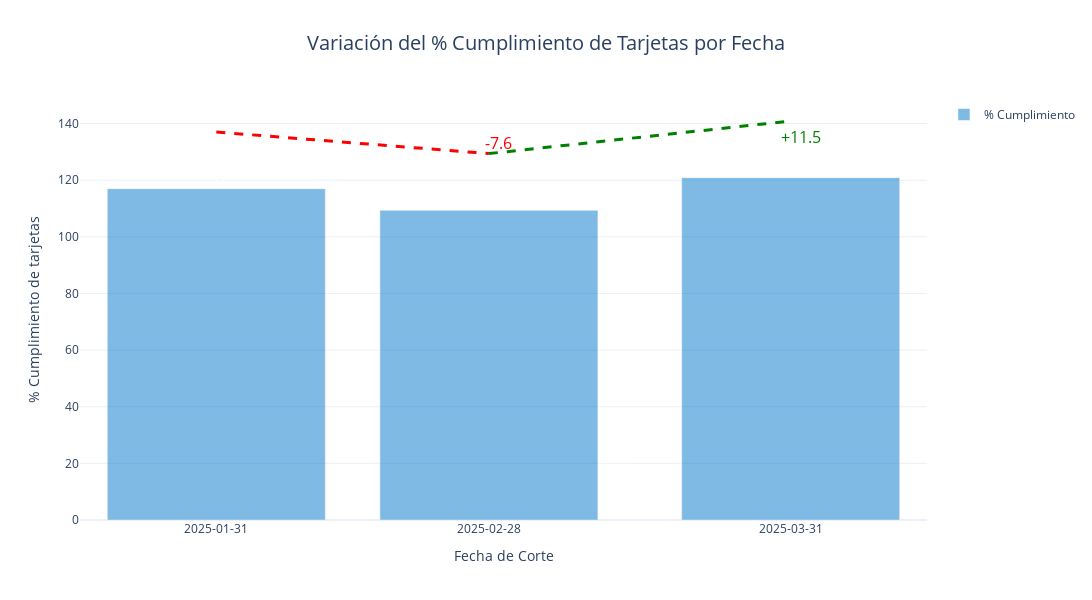
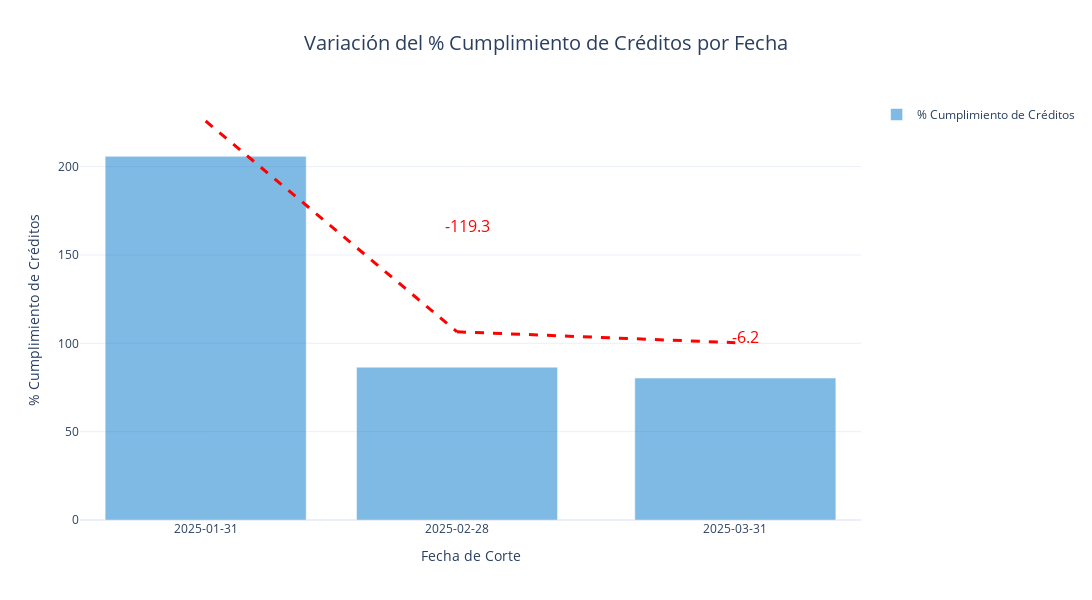
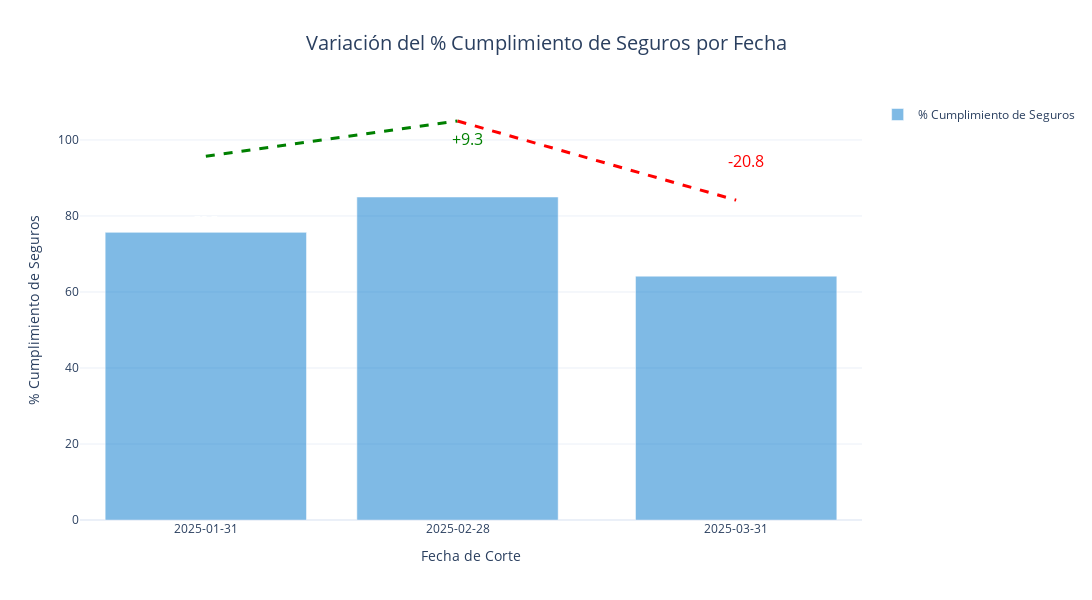
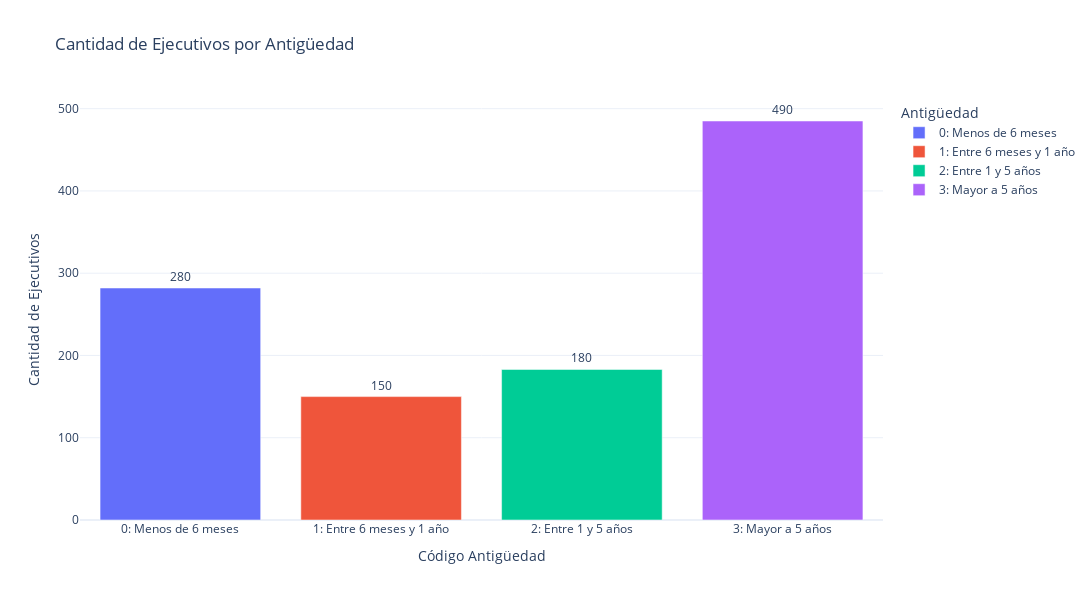

Notebook cell for these charts, in order:
### Markdown cell above
## Visualización con manejo de outliers

### Code cell
# Agrupar por fecha_corte para obtener el promedio de cumplimiento
grouped = df_activos.groupby('fecha_corte').agg({
    'cum tarjetas': 'mean',
    'cum seguros': 'mean',
    'cum creditos': 'mean',
    'Tarjetas': 'sum',
    'Seguros': 'sum',
    'Creditos': 'sum'
}).reset_index()

# Asegurarse de que la columna 'fecha_corte' esté en formato de fecha y formatearla a 'YYYY-MM-DD'
grouped['fecha_corte'] = pd.to_datetime(grouped['fecha_corte']).dt.strftime('%Y-%m-%d')

# Calcular la diferencia entre valores consecutivos de 'cum tarjetas'
grouped['diferencia'] = grouped['cum tarjetas'].diff()

# Crear una columna para determinar el color según incremento o disminución
grouped['color'] = grouped['diferencia'].apply(lambda x: 'Incremento' if x > 0 else 'Disminución' if x < 0 else 'Sin cambio')

print(grouped[['fecha_corte', 'cum tarjetas', 'diferencia', 'color']].head(10))

################## GRAFICA DE CUMPLIMIENTO TARJETAS ##################

fig = go.Figure()

# Agregar barras para el % Cumplimiento de tarjetas con color
fig.add_trace(
    go.Bar(
        x=grouped['fecha_corte'],
        y=grouped['cum tarjetas'],
        name='% Cumplimiento',
        text=grouped['cum tarjetas'].round(1),  # Etiquetas de datos
        textposition='outside',  # Posición de texto fuera (arriba de las barras)
        textfont=dict(color='white'),  # Etiquetas en color blanco
        marker_color='rgba(0, 119, 204, 0.5)'  # Color azul claro con opacidad
    )
)

# Definir un offset vertical para separar la serie de cambios de las barras
offset = 20

# Agregar líneas y anotaciones para mostrar incrementos y disminuciones, con offset
for i in range(1, len(grouped)):
    x0 = grouped['fecha_corte'].iloc[i-1]
    x1 = grouped['fecha_corte'].iloc[i]
    y0 = grouped['cum tarjetas'].iloc[i-1]
    y1 = grouped['cum tarjetas'].iloc[i]
    diff = grouped['diferencia'].iloc[i]
    
    # Color y texto según incremento o disminución
    color = 'green' if diff > 0 else 'red' if diff < 0 else 'gray'
    label = f'+{diff:.1f}' if diff > 0 else f'{diff:.1f}' if diff < 0 else '0.0'
    
    # Agregar línea desplazada verticalmente con el offset
    fig.add_trace(
        go.Scatter(
            x=[x0, x1],
            y=[y0 + offset, y1 + offset],
            mode='lines',
            line=dict(color=color, width=3, dash='dash'),
            showlegend=False
        )
    )
    
    # Agregar anotación para la diferencia, también con offset
    fig.add_annotation(
        x=x1,
        y=((y0 + y1) / 2) + offset,
        text=label,
        showarrow=False,
        font=dict(color=color, size=16),
        xshift=10
    )

# Actualizar el diseño
fig.update_layout(
    title=dict(
        text='Variación del % Cumplimiento de Tarjetas por Fecha',
        x=0.5,
        xanchor='center',
        font=dict(size=20)
    ),
    xaxis_title='Fecha de Corte',
    yaxis_title='% Cumplimiento de tarjetas',
    template='plotly_white',
    width=1200,
    height=600,
    xaxis=dict(
        tickmode='array',
        tickvals=grouped['fecha_corte'],
        ticktext=grouped['fecha_corte']
    ),
    showlegend=True
)

fig.show()

################## GRAFICA DE CUMPLIMIENTO CRÉDITOS ##################

fig_creditos = go.Figure()

# Agregar barras para el % Cumplimiento de créditos
fig_creditos.add_trace(
    go.Bar(
        x=grouped['fecha_corte'],
        y=grouped['cum creditos'],
        name='% Cumplimiento de Créditos',
        text=grouped['cum creditos'].round(1),
        textposition='outside',
        textfont=dict(color='white'),
        marker_color='rgba(0, 119, 204, 0.5)'
    )
)

# Definir un offset vertical para separar la serie de cambios de las barras
offset = 20

# Agregar líneas y anotaciones para mostrar incrementos y disminuciones, con offset
for i in range(1, len(grouped)):
    x0 = grouped['fecha_corte'].iloc[i-1]
    x1 = grouped['fecha_corte'].iloc[i]
    y0 = grouped['cum creditos'].iloc[i-1]
    y1 = grouped['cum creditos'].iloc[i]
    # Calcular la diferencia
    diff = y1 - y0
    # Color y texto según incremento o disminución
    color = 'green' if diff > 0 else 'red' if diff < 0 else 'gray'
    label = f'+{diff:.1f}' if diff > 0 else f'{diff:.1f}' if diff < 0 else '0.0'
    
    # Agregar línea desplazada verticalmente con el offset
    fig_creditos.add_trace(
        go.Scatter(
            x=[x0, x1],
            y=[y0 + offset, y1 + offset],
            mode='lines',
            line=dict(color=color, width=3, dash='dash'),
            showlegend=False
        )
    )
    
    # Agregar anotación para la diferencia, con offset
    fig_creditos.add_annotation(
        x=x1,
        y=((y0 + y1) / 2) + offset,
        text=label,
        showarrow=False,
        font=dict(color=color, size=16),
        xshift=10
    )

# Actualizar el diseño de la gráfica para créditos
fig_creditos.update_layout(
    title=dict(
        text='Variación del % Cumplimiento de Créditos por Fecha',
        x=0.5,
        xanchor='center',
        font=dict(size=20)
    ),
    xaxis_title='Fecha de Corte',
    yaxis_title='% Cumplimiento de Créditos',
    template='plotly_white',
    width=1200,
    height=600,
    xaxis=dict(
        tickmode='array',
        tickvals=grouped['fecha_corte'],
        ticktext=grouped['fecha_corte']
    ),
    showlegend=True
)

fig_creditos.show()


################## GRAFICA DE CUMPLIMIENTO SEGUROS ##################

fig_seguros = go.Figure()

# Agregar barras para el % Cumplimiento de seguros
fig_seguros.add_trace(
    go.Bar(
        x=grouped['fecha_corte'],
        y=grouped['cum seguros'],
        name='% Cumplimiento de Seguros',
        text=grouped['cum seguros'].round(1),
        textposition='outside',
        textfont=dict(color='white'),
        marker_color='rgba(0, 119, 204, 0.5)'
    )
)

# Definir un offset vertical para separar la serie de cambios de las barras
offset = 20

# Agregar líneas y anotaciones para mostrar incrementos y disminuciones, con offset
for i in range(1, len(grouped)):
    x0 = grouped['fecha_corte'].iloc[i-1]
    x1 = grouped['fecha_corte'].iloc[i]
    y0 = grouped['cum seguros'].iloc[i-1]
    y1 = grouped['cum seguros'].iloc[i]
    # Calcular la diferencia
    diff = y1 - y0
    # Color y texto según incremento o disminución
    color = 'green' if diff > 0 else 'red' if diff < 0 else 'gray'
    label = f'+{diff:.1f}' if diff > 0 else f'{diff:.1f}' if diff < 0 else '0.0'
    
    # Agregar línea desplazada verticalmente con el offset
    fig_seguros.add_trace(
        go.Scatter(
            x=[x0, x1],
            y=[y0 + offset, y1 + offset],
            mode='lines',
            line=dict(color=color, width=3, dash='dash'),
            showlegend=False
        )
    )
    
    # Agregar anotación para la diferencia, con offset
    fig_seguros.add_annotation(
        x=x1,
        y=((y0 + y1) / 2) + offset,
        text=label,
        showarrow=False,
        font=dict(color=color, size=16),
        xshift=10
    )

# Actualizar el diseño de la gráfica para seguros
fig_seguros.update_layout(
    title=dict(
        text='Variación del % Cumplimiento de Seguros por Fecha',
        x=0.5,
        xanchor='center',
        font=dict(size=20)
    ),
    xaxis_title='Fecha de Corte',
    yaxis_title='% Cumplimiento de Seguros',
    template='plotly_white',
    width=1200,
    height=600,
    xaxis=dict(
        tickmode='array',
        tickvals=grouped['fecha_corte'],
        ticktext=grouped['fecha_corte']
    ),
    showlegend=True
)

fig_seguros.show()



# Crear df_antiguedad_count desde df_activos
df_antiguedad_count = df_activos['antiguedad_cod'].value_counts().reset_index()
df_antiguedad_count.columns = ['antiguedad_cod', 'Cantidad']
df_antiguedad_count = df_antiguedad_count.sort_values('antiguedad_cod')

# --- Gráfica de Barras: Cantidad de Ejecutivos por Antigüedad ---

fig_bar = px.bar(df_antiguedad_count,
                 x='antiguedad_cod',
                 y='Cantidad',
                 color='antiguedad_cod',
                 color_continuous_scale='viridis',
                 text='Cantidad',
                 title='Cantidad de Ejecutivos por Antigüedad')

fig_bar.update_layout(xaxis={'categoryorder':'category ascending'}) 
fig_bar.update_traces(texttemplate='%{text:.2s}', textposition='outside')
fig_bar.update_layout(legend=dict(title='Antigüedad'))
fig_bar.update_layout(xaxis_title='Código Antigüedad', yaxis_title='Cantidad de Ejecutivos')
fig_bar.update_layout(template='plotly_white')
fig_bar.update_layout(width=1200, height=600)
fig_bar.show()



# --- Gráfica de Torta: Proporción de Ejecutivos por Antigüedad ---

fig_pie = px.pie(
    df_antiguedad_count,
    values='Cantidad',
    names='antiguedad_cod',
    hover_data=['Cantidad'],
    labels={'antiguedad_cod': 'Antigüedad'}
)

# Configuración adicional
fig_pie.update_traces(
    texttemplate='%{percent:.1%}',
    textposition='inside',
    textfont=dict(size=20),  # Increase font size of percentage labels
    hovertemplate='Antigüedad: %{label}<br>Cantidad: %{customdata[0]}<br>Porcentaje: %{percent:.1%}'
)
fig_pie.update_layout(
    title=dict(
        text='Proporción de Ejecutivos por Antigüedad',
        x=0.5,
        xanchor='center',
        font=dict(size=20)
    ),
    legend=dict(
        title='Antigüedad',
        orientation='h',  # Horizontal legend
        yanchor='top',
        y=-0.2,  # Below the chart
        xanchor='center',
        x=0.5,
        font=dict(size=14), # Increase font size of the legend
        title_font=dict(size=14) # Increase font size of the legend title
    ),
    template='plotly_white',
    width=800,
    height=600
)

# Mostrar la gráfica
fig_pie.show()

### Figure 1 — Plotly figure (JSON) as saved in the notebook; plotly's stock layout.template omitted (floating-point values rounded to 4 significant figures)
{"data": [{"marker": {"color": "rgba(0, 119, 204, 0.5)"}, "name": "% Cumplimiento", "text": [117.0, 109.4, 120.9], "textfont": {"color": "white"}, "textposition": "outside", "type": "bar", "x": ["2025-01-31", "2025-02-28", "2025-03-31"], "y": [117.0, 109.4, 120.9]}, {"line": {"color": "red", "dash": "dash", "width": 3}, "mode": "lines", "showlegend": false, "type": "scatter", "x": ["2025-01-31", "2025-02-28"], "y": [137.0, 129.4]}, {"line": {"color": "green", "dash": "dash", "width": 3}, "mode": "lines", "showlegend": false, "type": "scatter", "x": ["2025-02-28", "2025-03-31"], "y": [129.4, 140.9]}], "layout": {"annotations": [{"font": {"color": "red", "size": 16}, "showarrow": false, "text": "-7.6", "x": "2025-02-28", "xshift": 10, "y": 133.2}, {"font": {"color": "green", "size": 16}, "showarrow": false, "text": "+11.5", "x": "2025-03-31", "xshift": 10, "y": 135.1}], "height": 600, "showlegend": true, "title": {"font": {"size": 20}, "text": "Variación del % Cumplimiento de Tarjetas por Fecha", "x": 0.5, "xanchor": "center"}, "width": 1200, "xaxis": {"tickmode": "array", "ticktext": ["2025-01-31", "2025-02-28", "2025-03-31"], "tickvals": ["2025-01-31", "2025-02-28", "2025-03-31"], "title": {"text": "Fecha de Corte"}}, "yaxis": {"title": {"text": "% Cumplimiento de tarjetas"}}}}

### Figure 2 — Plotly figure (JSON) as saved in the notebook; plotly's stock layout.template omitted (floating-point values rounded to 4 significant figures)
{"data": [{"marker": {"color": "rgba(0, 119, 204, 0.5)"}, "name": "% Cumplimiento de Créditos", "text": [205.8, 86.5, 80.3], "textfont": {"color": "white"}, "textposition": "outside", "type": "bar", "x": ["2025-01-31", "2025-02-28", "2025-03-31"], "y": [205.8, 86.5, 80.35]}, {"line": {"color": "red", "dash": "dash", "width": 3}, "mode": "lines", "showlegend": false, "type": "scatter", "x": ["2025-01-31", "2025-02-28"], "y": [225.8, 106.5]}, {"line": {"color": "red", "dash": "dash", "width": 3}, "mode": "lines", "showlegend": false, "type": "scatter", "x": ["2025-02-28", "2025-03-31"], "y": [106.5, 100.3]}], "layout": {"annotations": [{"font": {"color": "red", "size": 16}, "showarrow": false, "text": "-119.3", "x": "2025-02-28", "xshift": 10, "y": 166.2}, {"font": {"color": "red", "size": 16}, "showarrow": false, "text": "-6.2", "x": "2025-03-31", "xshift": 10, "y": 103.4}], "height": 600, "showlegend": true, "title": {"font": {"size": 20}, "text": "Variación del % Cumplimiento de Créditos por Fecha", "x": 0.5, "xanchor": "center"}, "width": 1200, "xaxis": {"tickmode": "array", "ticktext": ["2025-01-31", "2025-02-28", "2025-03-31"], "tickvals": ["2025-01-31", "2025-02-28", "2025-03-31"], "title": {"text": "Fecha de Corte"}}, "yaxis": {"title": {"text": "% Cumplimiento de Créditos"}}}}

### Figure 3 — Plotly figure (JSON) as saved in the notebook; plotly's stock layout.template omitted (floating-point values rounded to 4 significant figures)
{"data": [{"marker": {"color": "rgba(0, 119, 204, 0.5)"}, "name": "% Cumplimiento de Seguros", "text": [75.7, 85.0, 64.2], "textfont": {"color": "white"}, "textposition": "outside", "type": "bar", "x": ["2025-01-31", "2025-02-28", "2025-03-31"], "y": [75.69, 84.99, 64.17]}, {"line": {"color": "green", "dash": "dash", "width": 3}, "mode": "lines", "showlegend": false, "type": "scatter", "x": ["2025-01-31", "2025-02-28"], "y": [95.69, 105.0]}, {"line": {"color": "red", "dash": "dash", "width": 3}, "mode": "lines", "showlegend": false, "type": "scatter", "x": ["2025-02-28", "2025-03-31"], "y": [105.0, 84.17]}], "layout": {"annotations": [{"font": {"color": "green", "size": 16}, "showarrow": false, "text": "+9.3", "x": "2025-02-28", "xshift": 10, "y": 100.3}, {"font": {"color": "red", "size": 16}, "showarrow": false, "text": "-20.8", "x": "2025-03-31", "xshift": 10, "y": 94.58}], "height": 600, "showlegend": true, "title": {"font": {"size": 20}, "text": "Variación del % Cumplimiento de Seguros por Fecha", "x": 0.5, "xanchor": "center"}, "width": 1200, "xaxis": {"tickmode": "array", "ticktext": ["2025-01-31", "2025-02-28", "2025-03-31"], "tickvals": ["2025-01-31", "2025-02-28", "2025-03-31"], "title": {"text": "Fecha de Corte"}}, "yaxis": {"title": {"text": "% Cumplimiento de Seguros"}}}}

### Figure 4 — Plotly figure (JSON) as saved in the notebook; plotly's stock layout.template omitted (floating-point values rounded to 4 significant figures)
{"data": [{"hovertemplate": "antiguedad_cod=%{x}<br>Cantidad=%{text}<extra></extra>", "legendgroup": "0: Menos de 6 meses", "marker": {"color": "#636efa", "pattern": {"shape": ""}}, "name": "0: Menos de 6 meses", "orientation": "v", "showlegend": true, "text": [282.0], "textposition": "outside", "texttemplate": "%{text:.2s}", "type": "bar", "x": ["0: Menos de 6 meses"], "xaxis": "x", "y": [282], "yaxis": "y"}, {"hovertemplate": "antiguedad_cod=%{x}<br>Cantidad=%{text}<extra></extra>", "legendgroup": "1: Entre 6 meses y 1 año", "marker": {"color": "#EF553B", "pattern": {"shape": ""}}, "name": "1: Entre 6 meses y 1 año", "orientation": "v", "showlegend": true, "text": [150.0], "textposition": "outside", "texttemplate": "%{text:.2s}", "type": "bar", "x": ["1: Entre 6 meses y 1 año"], "xaxis": "x", "y": [150], "yaxis": "y"}, {"hovertemplate": "antiguedad_cod=%{x}<br>Cantidad=%{text}<extra></extra>", "legendgroup": "2: Entre 1 y 5 años", "marker": {"color": "#00cc96", "pattern": {"shape": ""}}, "name": "2: Entre 1 y 5 años", "orientation": "v", "showlegend": true, "text": [183.0], "textposition": "outside", "texttemplate": "%{text:.2s}", "type": "bar", "x": ["2: Entre 1 y 5 años"], "xaxis": "x", "y": [183], "yaxis": "y"}, {"hovertemplate": "antiguedad_cod=%{x}<br>Cantidad=%{text}<extra></extra>", "legendgroup": "3: Mayor a 5 años", "marker": {"color": "#ab63fa", "pattern": {"shape": ""}}, "name": "3: Mayor a 5 años", "orientation": "v", "showlegend": true, "text": [485.0], "textposition": "outside", "texttemplate": "%{text:.2s}", "type": "bar", "x": ["3: Mayor a 5 años"], "xaxis": "x", "y": [485], "yaxis": "y"}], "layout": {"barmode": "relative", "height": 600, "legend": {"title": {"text": "Antigüedad"}, "tracegroupgap": 0}, "title": {"text": "Cantidad de Ejecutivos por Antigüedad"}, "width": 1200, "xaxis": {"anchor": "y", "categoryarray": ["0: Menos de 6 meses", "1: Entre 6 meses y 1 año", "2: Entre 1 y 5 años", "3: Mayor a 5 años"], "categoryorder": "category ascending", "domain": [0, 1], "title": {"text": "Código Antigüedad"}}, "yaxis": {"anchor": "x", "domain": [0, 1], "title": {"text": "Cantidad de Ejecutivos"}}}}
